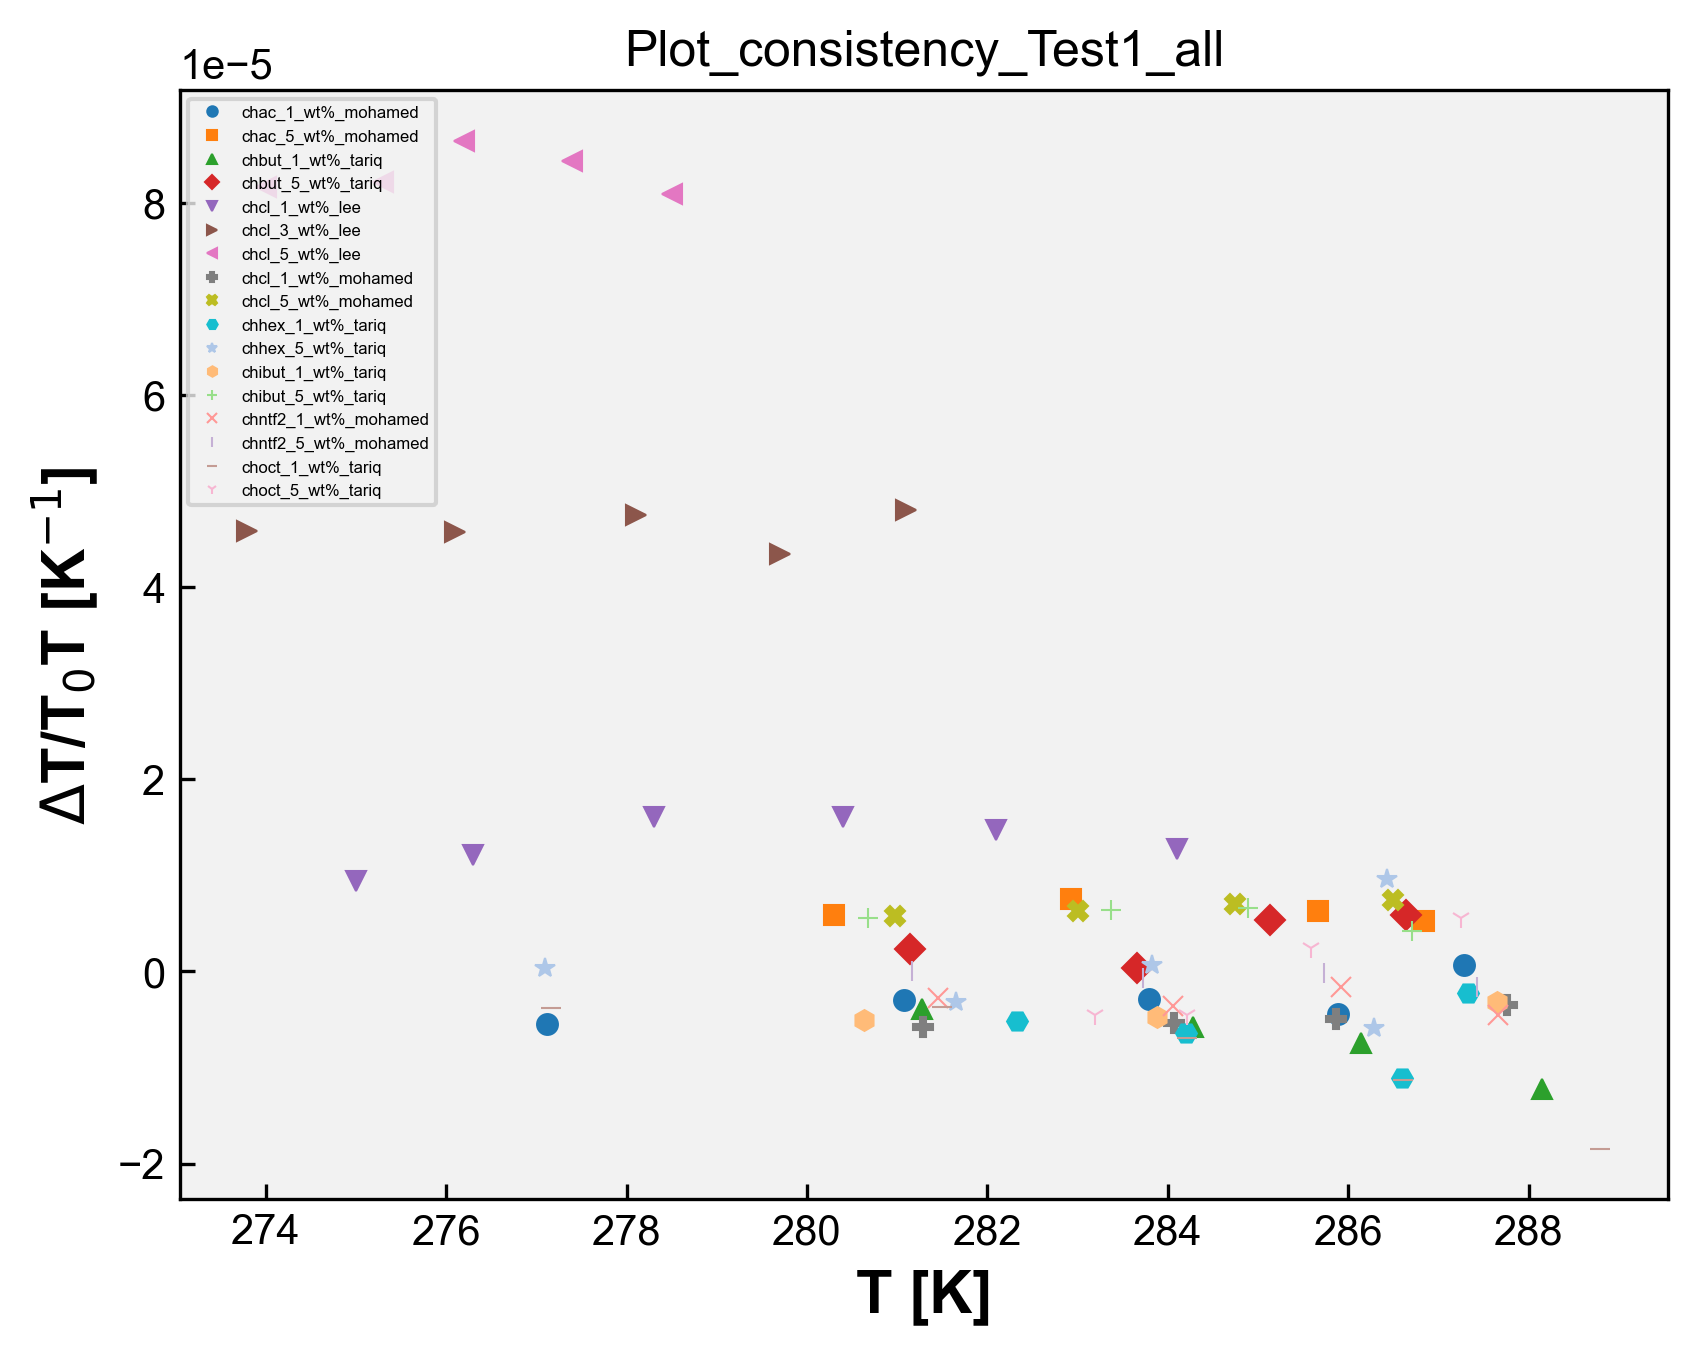

Source code (Python):
# Plot_consistency - Choline - Todos os Sistemas
import matplotlib.pyplot as plt
import matplotlib
from matplotlib.font_manager import FontProperties
import pandas as pd
import numpy as np
import openpyxl
import os

matplotlib.rcParams['font.family'] = "Arial" # change the default font # mudança da fonte
matplotlib.rcParams['xtick.direction'] = 'in' # change the ticks direction # mudança da direção dos marcadores ao longo dos eixos de um gráfico que indicam valores específicos
matplotlib.rcParams['ytick.direction'] = 'in'
font = FontProperties() # cria uma instância de propriedades de fontes, tamanho, estilo e família
font.set_family('sans-serif') # 'serif', 'sans-serif', 'cursive', 'fantasy', or 'monospace' # família da fonte
font.set_name('Arial') # nome da fonte
font.set_weight('bold') # 'ultralight', 'light', 'normal', 'regular', 'book', 'medium', 'roman', 'semibold', 'demibold', 'demi', 'bold', 'heavy', 'extra bold', 'black' # peso da fonte
font.set_style('normal') #'normal', 'italic' or 'oblique' # estilo da fonte, negrito, itálico, normal, etc
font.set_size('x-large') # xx-small', 'x-small', 'small', 'medium', 'large', 'x-large', 'xx-large' # tamanho da fonte
plt.rcParams['figure.dpi'] = 300 # resolução padrão para as figuras exibidas na tela
plt.rcParams['savefig.dpi'] = 300 # resolução padrão para as figuras salvas em arquivos PNG, PDF ou SVG
opt = {'fillstyle':'full','markersize':5,'markeredgewidth':0.5} # aparência dos marcadores, fillstyle: full - estilo de preenchimento markersize: 5 - tamanho do marcador markeredgewidth: 0.5 largura da borda do marcador
plt.rcParams['figure.facecolor'] = (1.0,1.0,1.0,0.0) # cor de fundo da figura como transparente
plt.rcParams['axes.facecolor'] = '0.95' # cor de fundo dos eixos como uma tonalidade de cinza claro
#plt.rcParams['figure.figsize'] = (4,4) # tamanho da figura padrão em polegadas


caminho_arquivo = 'Choline - Todos os Sistemas.xlsx' # caminho do arquivo de DMA
wb = openpyxl.load_workbook(caminho_arquivo) # ler dados de abas individuais do arquivo Excel sem abrir e fechar repetidamente, mantém aberto. Mais eficiente se você precisa ler dados de várias abas do arquivo. Lista com os nomes de todas as abas do arquivo Excel.
# load_workbook é a função usada para carregar o arquvio Excel

dados_coluna_D_array = [] # matriz para guardar os dados da coluna C de todas as sheet
dados_coluna_K_array = [] # matriz para guardar os dados da coluna I de todas as sheet

nomes_abas = []

for i in wb.sheetnames: # para i dentro da lista wb com os nomes de todas as abas
    nome_aba = wb[i] # obtém o nome da aba na posição i na lista wb, que contém os nomes de todas as abas
    nome_aba_split = nome_aba.title.split("_") # nome_aba é o nome completo da aba. nome_aba.title converte o nome da aba para o formato de título. split("_ ") divide o nome da aba em duas partes usando o caractere "_ "
    if len(nome_aba_split) > 2: # se o nome da aba contiver mais de duas partes
        nome_aba_split.insert(2, "wt%") # insere wt% entre a segunda e a terceira partes do nome da aba
        nome_aba_final = "_".join(nome_aba_split) # junta as partes do nome da aba de volta com "_"
        print('nome_aba_final', nome_aba_final)
        nomes_abas.append(nome_aba_final) # adiciona o nome modificado _a lista de nomes das abas
    else:
        nomes_abas.append(nome_aba.title) # nome da aba não tiver mais de duas partes, adiciona o nome completo da aba à lista nomes_abas (usada na legenda)

    dados_coluna_D = [] # abre uma lista para os dados da coluna C da sheet
    dados_coluna_K = [] # abre uma lista para os dados da coluna I da sheet

    for j in nome_aba.iter_rows(min_row=2, values_only=True): # iter_rows: permite iterar sobre as linhas dessa aba # min_row=2: especifica a primeira linha a ser considerada, nesse caso, começa na segunda linha, pois a primeira linha geralmente contém os cabeçalhos das colunas # values_only=True: indica que queremos obter apenas os valores das células, sem incluir informações adicionais como formatação, fórmulas ou estilos.
        dados_coluna_D.append(j[3])
        dados_coluna_K.append(j[10])

    dados_coluna_D_array.append(dados_coluna_D)
    dados_coluna_K_array.append(dados_coluna_K)

print('dados_C', dados_coluna_D_array)
print('dados_I', dados_coluna_K_array)

# Plotagem dos dados:

symbols = ['o', 's', '^', 'D', 'v', '>', '<', 'P', 'X', 'H', '*', 'h', '+', 'x', '|', '_', '1', '2', '3', '4', 'p', ',', '.', '8', 'p', 'd', 'D', '|', '_', '$...$']
# Exemplos de símbolos

# Vetor de cores
colors = ['#1f77b4', '#ff7f0e', '#2ca02c', '#d62728', '#9467bd', '#8c564b', '#e377c2', '#7f7f7f', '#bcbd22', '#17becf',  '#aec7e8',  '#ffbb78', '#98df8a', '#ff9896', '#c5b0d5', '#c49c94',  '#f7b6d2', '#c7c7c7',  '#dbdb8d',  '#9edae5',  '#393b79',  '#5254a3', '#6b6ecf',  '#9c9ede',  '#637939',  '#8ca252',  '#b5cf6b', '#cedb9c',  '#8c6d31',  '#bd9e39',  '#e7ba52',  '#e7cb94',  '#843c39', '#ad494a', '#d6616b',  '#e7969c',  '#7b4173', '#a55194',  '#ce6dbd',  '#de9ed6']

for i in range(len(dados_coluna_D_array)):
    x = dados_coluna_D_array[i]
    y = dados_coluna_K_array[i]
    print('x', x)
    print('y', y)
    symbol=symbols[i]
    color=colors[i]
    plt.plot(x, y, marker=symbol, markersize=opt['markersize'], markeredgewidth=opt['markeredgewidth'], fillstyle=opt['fillstyle'], color=color, linestyle='none')

plt.legend(nomes_abas, loc='upper left', fontsize=4, markerscale=0.5)
plt.xlabel('T [K]',fontproperties=font)
plt.ylabel('$\Delta$T/T$_0$T [K$^{-1}$]',fontproperties=font)
#plt.legend(loc="upper left")
# teste
nome_arquivo_python = os.path.basename(__file__) # obter o nome do arquivo python atual
nome_arquivo_sem_extensao = os.path.splitext(nome_arquivo_python)[0] # obter o nome do arquivo sem extensão # [0] vai acessar o primeiro elemento da tupla retornado por path.splitext

plt.title(nome_arquivo_sem_extensao)

plt.savefig(f'{nome_arquivo_sem_extensao}.png',format='png',bbox_inches='tight',
                dpi=300,transparent=False)
plt.show()
